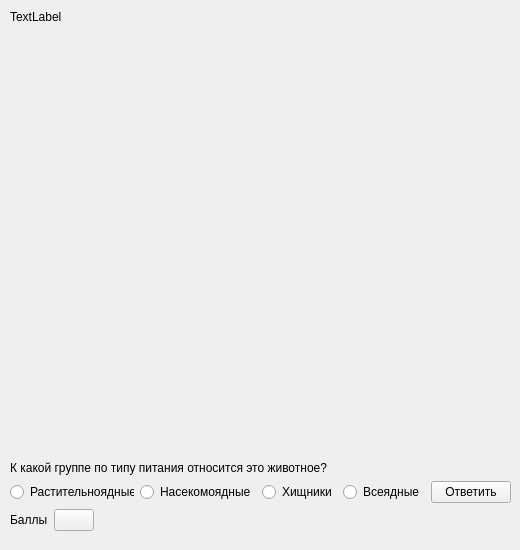
<?xml version="1.0" encoding="UTF-8"?>
<ui version="4.0">
 <class>Form</class>
 <widget class="QWidget" name="Form">
  <property name="geometry">
   <rect>
    <x>0</x>
    <y>0</y>
    <width>520</width>
    <height>550</height>
   </rect>
  </property>
  <property name="windowTitle">
   <string>Form</string>
  </property>
  <widget class="QWidget" name="verticalLayoutWidget">
   <property name="geometry">
    <rect>
     <x>10</x>
     <y>10</y>
     <width>501</width>
     <height>521</height>
    </rect>
   </property>
   <layout class="QVBoxLayout" name="verticalLayout">
    <item>
     <widget class="QLabel" name="label">
      <property name="text">
       <string>TextLabel</string>
      </property>
     </widget>
    </item>
    <item>
     <spacer name="verticalSpacer">
      <property name="orientation">
       <enum>Qt::Vertical</enum>
      </property>
      <property name="sizeHint" stdset="0">
       <size>
        <width>20</width>
        <height>40</height>
       </size>
      </property>
     </spacer>
    </item>
    <item>
     <widget class="QLabel" name="label_33">
      <property name="text">
       <string>К какой группе по типу питания относится это животное?</string>
      </property>
     </widget>
    </item>
    <item>
     <layout class="QHBoxLayout" name="horizontalLayout">
      <item>
       <widget class="QRadioButton" name="rb_rast">
        <property name="text">
         <string>Растительноядные</string>
        </property>
       </widget>
      </item>
      <item>
       <widget class="QRadioButton" name="rb_nasek">
        <property name="text">
         <string>Насекомоядные</string>
        </property>
       </widget>
      </item>
      <item>
       <widget class="QRadioButton" name="rb_hish">
        <property name="text">
         <string>Хищники</string>
        </property>
       </widget>
      </item>
      <item>
       <widget class="QRadioButton" name="rb_vse">
        <property name="text">
         <string>Всеядные</string>
        </property>
       </widget>
      </item>
      <item>
       <spacer name="horizontalSpacer">
        <property name="orientation">
         <enum>Qt::Horizontal</enum>
        </property>
        <property name="sizeHint" stdset="0">
         <size>
          <width>40</width>
          <height>20</height>
         </size>
        </property>
       </spacer>
      </item>
      <item>
       <widget class="QPushButton" name="pb_ans">
        <property name="text">
         <string>Ответить</string>
        </property>
       </widget>
      </item>
     </layout>
    </item>
    <item>
     <layout class="QHBoxLayout" name="horizontalLayout_2">
      <item>
       <widget class="QLabel" name="label_2">
        <property name="text">
         <string>Баллы</string>
        </property>
       </widget>
      </item>
      <item>
       <widget class="QPushButton" name="pushButton">
        <property name="text">
         <string/>
        </property>
       </widget>
      </item>
      <item>
       <spacer name="horizontalSpacer_2">
        <property name="orientation">
         <enum>Qt::Horizontal</enum>
        </property>
        <property name="sizeHint" stdset="0">
         <size>
          <width>40</width>
          <height>20</height>
         </size>
        </property>
       </spacer>
      </item>
     </layout>
    </item>
   </layout>
  </widget>
 </widget>
 <resources/>
 <connections/>
</ui>
